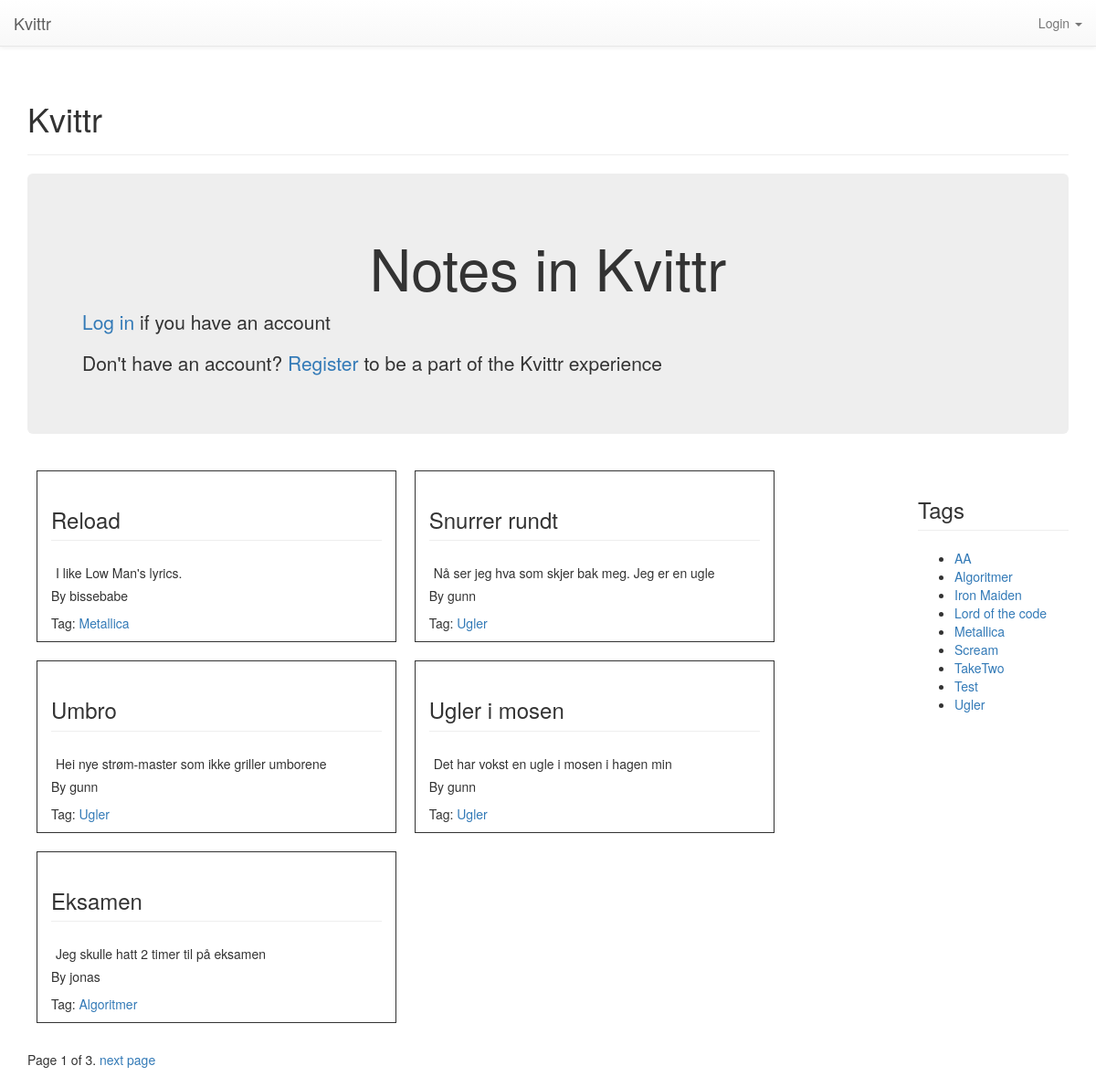
The page / on the database its author committed.
### notes/models.py (models this page shows, shortened)
class Note(models.Model):
	label = models.CharField(max_length = 30)
	body = models.TextField()
	timestamp = models.DateTimeField(auto_now_add=True)
	tags = models.ManyToManyField('Tag', related_name='notes')
	author = models.ForeignKey(User)
	num_likes = models.PositiveIntegerField(default=0)

class Tag(models.Model):
	label = models.CharField(max_length = 30)
	slug = models.SlugField(max_length=30)
	def __unicode__(self):
		return self.label

### kvittr/views.py (the view)
# urls.py: url(r'^$', home_view, name='home'),
def home_view(request):
	notes = Note.objects.all().order_by('-timestamp')
	page_number = request.GET.get('page')
	paginator = Paginator(notes, 5)
	try:
		notes = paginator.page(page_number)
	except PageNotAnInteger:
		notes = paginator.page(1)
	except EmptyPage:
		notes = paginator.page(paginator.num_pages)
	tags = Tag.objects.all().order_by('label')
	context = {
		'notes': notes,
		'tags': tags
		}
	return render(request, 'home.html', context)

### templates/home.html (shortened to what this page needs)
{% extends 'base.html' %}
{% block pagecontent %}
<div class="jumbotron">
	<h1 align="center">Notes in Kvittr</h1>
	{% if user.is_anonymous %}
		<p>
			<a href="{% url 'useraccounts:login' %}">Log in</a> if you have an account
		</p>
		<p>
			Don't have an account?<a href="{% url 'useraccounts:register' %}"> Register</a> to be a part of the Kvittr experience
		</p>
	{% endif %}
</div>
<div class="row">
{% if user.is_authenticated %}
	<div class="col-sm-10">
		{% if notes%}
			{% for note in notes %}
				<div class="col-sm-5 border margin10">
					<h3 class="page-header"> <a href="{% url 'notes:detailnote' %}?id={{note.id}}">{{ note.label }}</a></h3>
					<div class="padding5">
						<p>{{ note.body }}</p>
					</div>
					{% for tag in note.tags.all %}
						<p class="clearfix">Tag: <a href="{% url 'notes:tagsearch' slug=tag.slug %}">{{tag}}</a></p>
					{% endfor %}
					<div>
						<p class="text-left">By {{ note.author }}</p>
						{% if note and note.author == request.user %}
							<a class="pull-right" href="{% url 'notes:addnote' %}?id={{note.id}}">Edit Note</a>
						{% endif %}
					</div>
				</div>
			{% endfor %}
		{% else %}
			<div class="col-sm-12">
				<h3>No notes yet</h3>
			</div>
		{% endif %}
	</div>
	<div class="col-sm-2">
		<h3 class="page-header">Tags</h3>
		<ul>
			{% if tags %}
				{% for tag in tags %}
					<li>
						<a href="{% url 'notes:tagsearch' slug=tag.slug %}">{{tag}}</a>
					</li>
				{% endfor %}
			{% else %}
				<div class="alert alert-warning">No tags yet</div>
			{% endif %}
		</ul>
	</div>
{% else %}
	<div class="col-sm-10">
		{% if notes%}
			{% for note in notes %}
				<div class="col-sm-5 border margin10" >
					<h3 class="page-header"> {{ note.label }}</h3>
					<div class="padding5">
						{{ note.body }}
					</div>
					<p class="text-left">By {{ note.author }}</p>
					{% for tag in note.tags.all %}
						<p class="clearfix">Tag: <a href="{% url 'notes:tagsearch' slug=tag.slug %}">{{tag}}</a></p>
					{% endfor %}
				</div>
			{% endfor %}
		{% endif %}
	</div>
	<div class="col-sm-2">
		<h3 class="page-header">Tags</h3>
		<ul>
			{% if tags %}
				{% for tag in tags %}
					<li>
						<a href="{% url 'notes:tagsearch' slug=tag.slug %}">{{tag}}</a>
					</li>
				{% endfor %}
			{% endif %}
		</ul>
	</div>
{% endif %}
</div>
<div class="pagination">
	<span class"step-links">
    <span class="current">
    	Page {{ notes.number }} of {{ notes.paginator.num_pages }}.
    </span>
    {% if notes.has_next %}
    	<a href="?page={{ notes.next_page_number }}">next page</a>
    {% endif %}
  </span>
</div>
{% endblock pagecontent %}

### templates/base.html (shortened to what this page needs)
{% extends 'site_base.html' %}
{% block body %}
	 <nav class="navbar navbar-default navbar-fixed-top" role="navigation">
      <div class="container-fluid">
        <div class="navbar-header">
          <a class="navbar-brand" href="{% url 'home' %}">Kvittr</a>
        </div>
        <div class="collapse navbar-collapse" id="bs-example-navbar-collapse-1">
          <ul class="nav navbar-nav navbar-right">
            {% if user.is_anonymous %}
                <li class="dropdown">
                  <a href="#" class="dropdown-toggle" data-toggle="dropdown">Login <span class="caret"></span></a>
                </li>
            {% endif %}
          </ul>
        </div>
      </div>
    </nav>
    <div class="container">
        <div class="page-header">
            <h1>Kvittr <small>{% block subheader %}{% endblock %}</small></h1>
        </div>
        {% block pagecontent %}
        {% endblock pagecontent%}
    </div>
{% endblock body %}

### templates/site_base.html (shortened to what this page needs)
{% load staticfiles %}
<!DOCTYPE html>
<html lang="en">
  <head>
    {% block stylesheets %}
    <link rel="stylesheet" href="https://maxcdn.bootstrapcdn.com/bootstrap/3.2.0/css/bootstrap.min.css" />
    <link rel="stylesheet" href="https://maxcdn.bootstrapcdn.com/bootstrap/3.2.0/css/bootstrap-theme.min.css" />
    <link rel="stylesheet" type="text/css" href="{% static 'kvittr/style.css' %}" />
    {% endblock stylesheets %}
  </head>
  <body>
    {% block body %}
    {% endblock %}
  </body>
</html>

### static/kvittr/style.css (style rules this page uses)
body { padding-top: 70px; }
.border { border: 1px solid; }
.margin10 { margin: 10px; }
.padding5 { padding: 5px; }

### rows shown on the page
Note: label "Reload", body "I like Low Man's lyrics.", author "bissebabe"
Tag: label "Metallica"
Note: label "Snurrer rundt", body "Nå ser jeg hva som skjer bak meg. Jeg er en ugle", author "gunn"
Tag: label "Ugler"
Note: label "Umbro", body "Hei nye strøm-master som ikke griller umborene", author "gunn"
Note: label "Ugler i mosen", body "Det har vokst en ugle i mosen i hagen min", author "gunn"
Note: label "Eksamen", body "Jeg skulle hatt 2 timer til på eksamen", author "jonas"
Tag: label "Algoritmer"
Tag: label "AA"
Tag: label "Iron Maiden"
Tag: label "Lord of the code"
Tag: label "Scream"
Tag: label "TakeTwo"
Tag: label "Test"

### other values the page prints
{{ notes.number }} "1"
{{ notes.paginator.num_pages }} "3"
